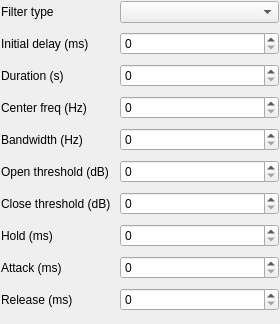
<?xml version="1.0" encoding="UTF-8"?>
<ui version="4.0">
 <class>Filter_Widget</class>
 <widget class="QWidget" name="Filter_Widget">
  <property name="geometry">
   <rect>
    <x>0</x>
    <y>0</y>
    <width>280</width>
    <height>324</height>
   </rect>
  </property>
  <property name="windowTitle">
   <string>Form</string>
  </property>
  <layout class="QVBoxLayout" name="verticalLayout">
   <property name="spacing">
    <number>0</number>
   </property>
   <property name="leftMargin">
    <number>1</number>
   </property>
   <property name="topMargin">
    <number>1</number>
   </property>
   <property name="rightMargin">
    <number>1</number>
   </property>
   <property name="bottomMargin">
    <number>1</number>
   </property>
   <item>
    <layout class="QFormLayout" name="formLayout">
     <property name="horizontalSpacing">
      <number>9</number>
     </property>
     <property name="verticalSpacing">
      <number>9</number>
     </property>
     <item row="0" column="0">
      <widget class="QLabel" name="label">
       <property name="text">
        <string>Filter type</string>
       </property>
      </widget>
     </item>
     <item row="0" column="1">
      <widget class="QComboBox" name="comboBox_filter_type"/>
     </item>
     <item row="1" column="0">
      <widget class="QLabel" name="label_2">
       <property name="text">
        <string>Initial delay (ms)</string>
       </property>
      </widget>
     </item>
     <item row="2" column="0">
      <widget class="QLabel" name="label_3">
       <property name="text">
        <string>Duration (s)</string>
       </property>
      </widget>
     </item>
     <item row="1" column="1">
      <widget class="QSpinBox" name="spinBox_init_delay"/>
     </item>
     <item row="2" column="1">
      <widget class="QSpinBox" name="spinBox_duration"/>
     </item>
     <item row="3" column="0">
      <widget class="QLabel" name="label_4">
       <property name="text">
        <string>Center freq (Hz)</string>
       </property>
      </widget>
     </item>
     <item row="3" column="1">
      <widget class="QSpinBox" name="spinBox_center_freq"/>
     </item>
     <item row="4" column="0">
      <widget class="QLabel" name="label_5">
       <property name="text">
        <string>Bandwidth (Hz)</string>
       </property>
      </widget>
     </item>
     <item row="4" column="1">
      <widget class="QSpinBox" name="spinBox_bandwidth"/>
     </item>
     <item row="5" column="0">
      <widget class="QLabel" name="label_6">
       <property name="text">
        <string>Open threshold (dB)</string>
       </property>
      </widget>
     </item>
     <item row="5" column="1">
      <widget class="QSpinBox" name="spinBox_open_threshold"/>
     </item>
     <item row="6" column="0">
      <widget class="QLabel" name="label_7">
       <property name="text">
        <string>Close threshold (dB)</string>
       </property>
      </widget>
     </item>
     <item row="6" column="1">
      <widget class="QSpinBox" name="spinBox"/>
     </item>
     <item row="8" column="0">
      <widget class="QLabel" name="label_8">
       <property name="text">
        <string>Attack (ms)</string>
       </property>
      </widget>
     </item>
     <item row="9" column="0">
      <widget class="QLabel" name="label_9">
       <property name="text">
        <string>Release (ms)</string>
       </property>
      </widget>
     </item>
     <item row="8" column="1">
      <widget class="QSpinBox" name="spinBox_2"/>
     </item>
     <item row="9" column="1">
      <widget class="QSpinBox" name="spinBox_3"/>
     </item>
     <item row="7" column="0">
      <widget class="QLabel" name="label_10">
       <property name="text">
        <string>Hold (ms)</string>
       </property>
      </widget>
     </item>
     <item row="7" column="1">
      <widget class="QSpinBox" name="spinBox_hold"/>
     </item>
    </layout>
   </item>
  </layout>
 </widget>
 <resources/>
 <connections/>
</ui>
